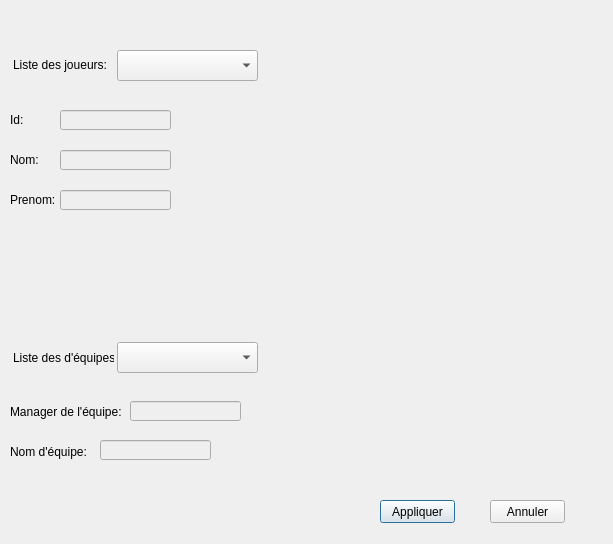
<?xml version="1.0" encoding="UTF-8"?>
<ui version="4.0">
 <class>ajouter_joueur_equipe</class>
 <widget class="QDialog" name="ajouter_joueur_equipe">
  <property name="geometry">
   <rect>
    <x>0</x>
    <y>0</y>
    <width>613</width>
    <height>544</height>
   </rect>
  </property>
  <property name="windowTitle">
   <string>Dialog</string>
  </property>
  <widget class="QComboBox" name="comboBox_joueur">
   <property name="geometry">
    <rect>
     <x>117</x>
     <y>50</y>
     <width>141</width>
     <height>31</height>
    </rect>
   </property>
  </widget>
  <widget class="QLabel" name="label_9">
   <property name="geometry">
    <rect>
     <x>13</x>
     <y>55</y>
     <width>101</width>
     <height>20</height>
    </rect>
   </property>
   <property name="text">
    <string>Liste des joueurs:</string>
   </property>
  </widget>
  <widget class="QLineEdit" name="list_j_prenom">
   <property name="enabled">
    <bool>false</bool>
   </property>
   <property name="geometry">
    <rect>
     <x>60</x>
     <y>190</y>
     <width>111</width>
     <height>20</height>
    </rect>
   </property>
   <property name="font">
    <font>
     <pointsize>8</pointsize>
     <weight>75</weight>
     <bold>true</bold>
    </font>
   </property>
  </widget>
  <widget class="QLineEdit" name="list_j_id">
   <property name="enabled">
    <bool>false</bool>
   </property>
   <property name="geometry">
    <rect>
     <x>60</x>
     <y>110</y>
     <width>111</width>
     <height>20</height>
    </rect>
   </property>
   <property name="font">
    <font>
     <pointsize>8</pointsize>
     <weight>75</weight>
     <bold>true</bold>
    </font>
   </property>
  </widget>
  <widget class="QLineEdit" name="list_j_nom">
   <property name="enabled">
    <bool>false</bool>
   </property>
   <property name="geometry">
    <rect>
     <x>60</x>
     <y>150</y>
     <width>111</width>
     <height>20</height>
    </rect>
   </property>
   <property name="font">
    <font>
     <pointsize>8</pointsize>
     <weight>75</weight>
     <bold>true</bold>
    </font>
   </property>
  </widget>
  <widget class="QLabel" name="label_6">
   <property name="geometry">
    <rect>
     <x>10</x>
     <y>113</y>
     <width>47</width>
     <height>14</height>
    </rect>
   </property>
   <property name="text">
    <string>Id:</string>
   </property>
  </widget>
  <widget class="QLabel" name="label_2">
   <property name="geometry">
    <rect>
     <x>10</x>
     <y>193</y>
     <width>47</width>
     <height>14</height>
    </rect>
   </property>
   <property name="text">
    <string>Prenom:</string>
   </property>
  </widget>
  <widget class="QLabel" name="label">
   <property name="geometry">
    <rect>
     <x>10</x>
     <y>153</y>
     <width>47</width>
     <height>14</height>
    </rect>
   </property>
   <property name="text">
    <string>Nom:</string>
   </property>
  </widget>
  <widget class="QPushButton" name="Ajouter_joueur_equipe">
   <property name="geometry">
    <rect>
     <x>380</x>
     <y>500</y>
     <width>75</width>
     <height>23</height>
    </rect>
   </property>
   <property name="text">
    <string>Appliquer</string>
   </property>
  </widget>
  <widget class="QPushButton" name="pushButton_2">
   <property name="geometry">
    <rect>
     <x>490</x>
     <y>500</y>
     <width>75</width>
     <height>23</height>
    </rect>
   </property>
   <property name="text">
    <string>Annuler</string>
   </property>
  </widget>
  <widget class="QComboBox" name="comboBox_equipe">
   <property name="geometry">
    <rect>
     <x>117</x>
     <y>342</y>
     <width>141</width>
     <height>31</height>
    </rect>
   </property>
  </widget>
  <widget class="QLabel" name="label_10">
   <property name="geometry">
    <rect>
     <x>13</x>
     <y>348</y>
     <width>101</width>
     <height>20</height>
    </rect>
   </property>
   <property name="text">
    <string>Liste des d'équipes:</string>
   </property>
  </widget>
  <widget class="QLineEdit" name="list_e_nom">
   <property name="enabled">
    <bool>false</bool>
   </property>
   <property name="geometry">
    <rect>
     <x>100</x>
     <y>440</y>
     <width>111</width>
     <height>20</height>
    </rect>
   </property>
   <property name="font">
    <font>
     <pointsize>8</pointsize>
     <weight>75</weight>
     <bold>true</bold>
    </font>
   </property>
  </widget>
  <widget class="QLabel" name="label_7">
   <property name="geometry">
    <rect>
     <x>10</x>
     <y>442</y>
     <width>81</width>
     <height>20</height>
    </rect>
   </property>
   <property name="text">
    <string>Nom d'équipe:</string>
   </property>
  </widget>
  <widget class="QLabel" name="label_3">
   <property name="geometry">
    <rect>
     <x>10</x>
     <y>402</y>
     <width>111</width>
     <height>20</height>
    </rect>
   </property>
   <property name="text">
    <string>Manager de l'équipe:</string>
   </property>
  </widget>
  <widget class="QLineEdit" name="liste_e_manager">
   <property name="enabled">
    <bool>false</bool>
   </property>
   <property name="geometry">
    <rect>
     <x>130</x>
     <y>401</y>
     <width>111</width>
     <height>20</height>
    </rect>
   </property>
   <property name="font">
    <font>
     <pointsize>8</pointsize>
     <weight>75</weight>
     <bold>true</bold>
    </font>
   </property>
  </widget>
  <widget class="QLabel" name="image_2">
   <property name="geometry">
    <rect>
     <x>360</x>
     <y>30</y>
     <width>151</width>
     <height>211</height>
    </rect>
   </property>
   <property name="text">
    <string/>
   </property>
  </widget>
  <widget class="QLabel" name="image_3">
   <property name="geometry">
    <rect>
     <x>360</x>
     <y>280</y>
     <width>181</width>
     <height>191</height>
    </rect>
   </property>
   <property name="text">
    <string/>
   </property>
  </widget>
  <widget class="QLabel" name="label_ajout">
   <property name="geometry">
    <rect>
     <x>0</x>
     <y>0</y>
     <width>621</width>
     <height>551</height>
    </rect>
   </property>
   <property name="text">
    <string/>
   </property>
  </widget>
  <zorder>label_ajout</zorder>
  <zorder>comboBox_joueur</zorder>
  <zorder>label_9</zorder>
  <zorder>list_j_prenom</zorder>
  <zorder>list_j_id</zorder>
  <zorder>list_j_nom</zorder>
  <zorder>label_6</zorder>
  <zorder>label_2</zorder>
  <zorder>label</zorder>
  <zorder>Ajouter_joueur_equipe</zorder>
  <zorder>pushButton_2</zorder>
  <zorder>comboBox_equipe</zorder>
  <zorder>label_10</zorder>
  <zorder>list_e_nom</zorder>
  <zorder>label_7</zorder>
  <zorder>label_3</zorder>
  <zorder>liste_e_manager</zorder>
  <zorder>image_2</zorder>
  <zorder>image_3</zorder>
 </widget>
 <resources/>
 <connections/>
</ui>
